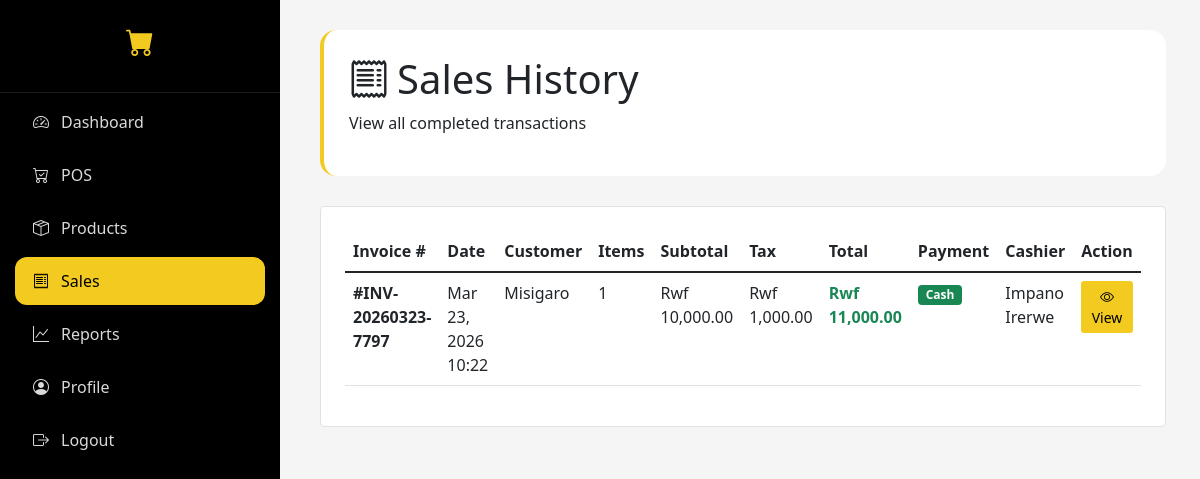
/sales.php (signed in), run on the app's committed database.
### tables this page shows
CREATE TABLE `sales` (
  `id` int(11) NOT NULL,
  `invoice_number` varchar(50) NOT NULL,
  `user_id` int(11) DEFAULT NULL,
  `customer_name` varchar(100) DEFAULT NULL,
  `customer_phone` varchar(20) DEFAULT NULL,
  `subtotal` decimal(10,2) NOT NULL DEFAULT 0.00,
  `tax` decimal(10,2) DEFAULT 0.00,
  `discount` decimal(10,2) DEFAULT 0.00,
  `total_amount` decimal(10,2) NOT NULL DEFAULT 0.00,
  `payment_method` enum('cash','card','mobile_money') DEFAULT 'cash',
  `payment_status` enum('paid','pending','cancelled') DEFAULT 'paid',
  `sale_date` timestamp NOT NULL DEFAULT current_timestamp()
);

CREATE TABLE `users` (
  `id` int(11) NOT NULL,
  `name` varchar(100) NOT NULL,
  `email` varchar(100) NOT NULL,
  `password` varchar(255) NOT NULL,
  `role` enum('admin','manager','cashier') DEFAULT 'cashier',
  `status` enum('active','inactive') DEFAULT 'active',
  `last_login` timestamp NULL DEFAULT NULL,
  `created_at` timestamp NOT NULL DEFAULT current_timestamp(),
  `updated_at` timestamp NULL DEFAULT NULL ON UPDATE current_timestamp()
);

### sales.php (the view, shortened to what this page needs)
<?php
require_once 'config.php';
$sales = $pdo->query("
    SELECT s.*, u.name as cashier_name,
           (SELECT COUNT(*) FROM sale_items WHERE sale_id = s.id) as items_count
    FROM sales s
    LEFT JOIN users u ON s.user_id = u.id
    ORDER BY s.sale_date DESC
")->fetchAll();
?>
<!DOCTYPE html>
<html lang="en">
<head>
    <link href="https://cdn.jsdelivr.net/npm/bootstrap@5.1.3/dist/css/bootstrap.min.css" rel="stylesheet">
    <link rel="stylesheet" href="https://cdn.jsdelivr.net/npm/bootstrap-icons@1.8.1/font/bootstrap-icons.css">
</head>
<body>
    <div class="app-wrapper">
        <div class="sidebar">
            <div class="sidebar-brand">
                <h3><i class="bi bi-cart-fill"></i></h3>
            </div>
            <ul class="nav-menu">
                <li class="nav-item"><a href="dashboard.php" class="nav-link"><i class="bi bi-speedometer2"></i><span>Dashboard</span></a></li>
                <li class="nav-item"><a href="pos.php" class="nav-link"><i class="bi bi-cart-check"></i><span>POS</span></a></li>
                <li class="nav-item"><a href="products.php" class="nav-link"><i class="bi bi-box-seam"></i><span>Products</span></a></li>
                <li class="nav-item"><a href="sales.php" class="nav-link active"><i class="bi bi-receipt"></i><span>Sales</span></a></li>
                <li class="nav-item"><a href="reports.php" class="nav-link"><i class="bi bi-graph-up"></i><span>Reports</span></a></li>
                <li class="nav-item"><a href="profile.php" class="nav-link"><i class="bi bi-person-circle"></i><span>Profile</span></a></li>
                <li class="nav-item"><a href="logout.php" class="nav-link"><i class="bi bi-box-arrow-right"></i><span>Logout</span></a></li>
            </ul>
        </div>
        <div class="main-content">
            <div class="page-header">
                <h1><i class="bi bi-receipt me-2"></i>Sales History</h1>
                <p>View all completed transactions</p>
            </div>
            <div class="bg-white rounded-3 p-4 border">
                <div class="table-responsive">
                    <table class="table table-hover">
                        <thead>
                            <tr>
                                <th>Invoice #</th>
                                <th>Date</th>
                                <th>Customer</th>
                                <th>Items</th>
                                <th>Subtotal</th>
                                <th>Tax</th>
                                <th>Total</th>
                                <th>Payment</th>
                                <th>Cashier</th>
                                <th>Action</th>
                            </tr>
                        </thead>
                        <tbody>
                            <?php foreach ($sales as $sale): ?>
                                <tr>
                                    <td class="fw-bold">#<?php echo $sale['invoice_number']; ?></td>
                                    <td><?php echo date('M d, Y H:i', strtotime($sale['sale_date'])); ?></td>
                                    <td><?php echo $sale['customer_name'] ?: 'Walk-in'; ?></td>
                                    <td><?php echo $sale['items_count']; ?></td>
                                    <td>Rwf <?php echo number_format($sale['subtotal'], 2); ?></td>
                                    <td>Rwf <?php echo number_format($sale['tax'], 2); ?></td>
                                    <td class="fw-bold text-success">Rwf <?php echo number_format($sale['total_amount'], 2); ?></td>
                                    <td><span class="badge bg-<?php echo $sale['payment_method'] == 'cash' ? 'success' : ($sale['payment_method'] == 'card' ? 'info' : 'warning'); ?>"><?php echo ucfirst($sale['payment_method']); ?></span></td>
                                    <td><?php echo $sale['cashier_name']; ?></td>
                                    <td><a href="sale_detail.php?id=<?php echo $sale['id']; ?>" class="btn btn-sm" style="background:#f3ca20; color:#000;"><i class="bi bi-eye"></i> View</a></td>
                                </tr>
                            <?php endforeach; ?>
                        </tbody>
                    </table>
                </div>
            </div>
        </div>
    </div>
</body>
</html>

### sales.php (style rules this page uses)
* { margin: 0; padding: 0; box-sizing: border-box; }
body { background: #f5f5f5; font-family: 'Segoe UI', sans-serif; }
.app-wrapper { display: flex; min-height: 100vh; }
.sidebar { width: 280px; background: #000; position: fixed; height: 100vh; left: 0; top: 0; overflow-y: auto; }
.sidebar-brand { padding: 25px 20px; text-align: center; border-bottom: 1px solid rgba(255, 255, 255, 0.1); }
.sidebar-brand h3 { color: #f3ca20; font-weight: 700; }
.nav-menu { list-style: none; padding: 0; margin: 0; }
.nav-item { margin: 5px 15px; }
.nav-link { display: flex; align-items: center; padding: 12px 18px; color: rgba(255, 255, 255, 0.85); text-decoration: none; border-radius: 12px; gap: 12px; }
.nav-link.active { background: #f3ca20; color: #000; }
.main-content { flex: 1; margin-left: 280px; padding: 30px 40px; }
.page-header { background: white; border-radius: 16px; padding: 25px; margin-bottom: 30px; border-left: 4px solid #f3ca20; }

### data on the page
sales: invoice_number "INV-20260323-7797", sale_date "Mar 23, 2026 10:22", customer_name "Misigaro", items_count "1", subtotal "10,000.00", tax "1,000.00", total_amount "11,000.00", payment_method "Cash", user.name "Impano Irerwe"
